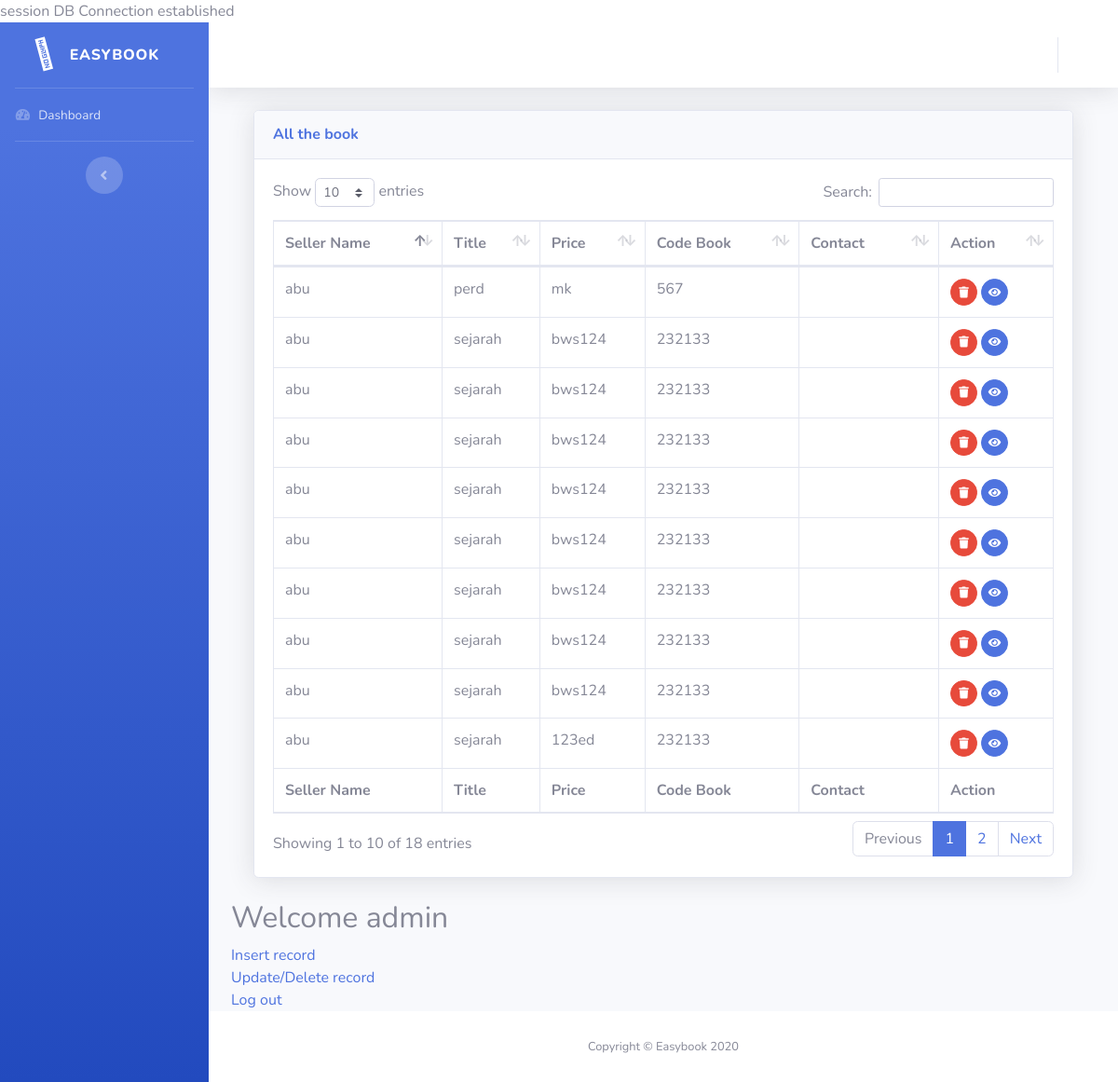
The app's page /admin/admindashboard.php with its own data.
### tables this page shows
CREATE TABLE IF NOT EXISTS `orderbook` (
  `idbook` int(11) NOT NULL AUTO_INCREMENT,
  `status` varchar(50) NOT NULL DEFAULT '0',
  `ownerid` int(11) NOT NULL DEFAULT '0',
  `price` varchar(50) DEFAULT NULL,
  `bookname` varchar(50) DEFAULT NULL,
  `bookcodesubject` varchar(50) DEFAULT NULL,
  `bookcover` varchar(225) DEFAULT NULL,
  PRIMARY KEY (`idbook`)
);

CREATE TABLE IF NOT EXISTS `user` (
  `id` int(11) NOT NULL AUTO_INCREMENT,
  `email` varchar(50) DEFAULT NULL,
  `username` varchar(100) DEFAULT NULL,
  `password` varchar(255) DEFAULT NULL,
  `accesslevel` varchar(50) DEFAULT NULL,
  `imagefile` varchar(50) DEFAULT NULL,
  `contact` varchar(50) DEFAULT NULL,
  PRIMARY KEY (`id`)
);

### admin/admindashboard.php (the view, shortened to what this page needs)
<?php
require '../dbconnect.php';
$sql="SELECT o.*, u.* FROM orderbook as o
	join user as u
	on o.ownerid=u.id";
	$rs=mysqli_query($conn,$sql);
include ("header.template.php");
?>
 <body>
        <div class="container-fluid">
          <div class="card shadow mb-4">
            <div class="card-header py-3">
              <h6 class="m-0 font-weight-bold text-primary">All the book</h6>
            </div>
            <div class="card-body">
              <div class="table-responsive">
                <table class="table table-bordered" id="dataTable" width="100%" cellspacing="0">
                  <thead>
                    <tr>
                      <th>Seller Name</th>
                      <th>Title</th>
                      <th>Price</th>
                      <th>Code Book</th>
                      <th>Contact</th>
                      <th>Action</th>
                    </tr>
                  </thead>
                  <tfoot>
                    <tr>
                      <th>Seller Name</th>
                      <th>Title</th>
                      <th>Price</th>
                      <th>Code Book</th>
                      <th>Contact</th>
                      <th>Action</th>
                    </tr>
                 </tfoot>
                  <tbody>
                 <?php
					while ($rec=mysqli_fetch_array($rs)) {
					?>
                    <tr>
					 <td><?=$rec['username']?></td>
					 <td><?=$rec['bookname']?></td>
					 <td><?=$rec['bookcodesubject']?></td>
					 <td><?=$rec['price']?></td>
					 <td> <?=$rec['contact']?></td>
					  <td>
					  	<a href="#" class="btn btn-danger btn-circle btn-sm" data-toggle="modal"
                      data-target="#message<?=$rec['idbook']?>"> <i class="fas fa-trash"></i></a>
              <a class="btn btn-primary btn-circle btn-sm" href="viewbook.php?bookid=<?=$rec['idbook']?>"><i class="fas fa-eye"></i></a>
            </td>
          </tr>
                  <?php
              		}
              		?>
                  </tbody>
                </table>
              </div>
            </div>
          </div>
        </div>
 </body>
<h2>Welcome admin <?php echo $_SESSION['username'] ?></h2>
<a href="insertactivity.php">Insert record</a><br>
<a href="updateactivity.php">Update/Delete record</a><br>
<a href="logout.php">Log out</a><br>
<?php
include ("footer.template.php");
?>

### records on screen
orderbook: user.username "abu", bookname "perd", bookcodesubject "mk", price "567"
orderbook: user.username "abu", bookname "sejarah", bookcodesubject "bws124", price "232133"
orderbook: user.username "abu", bookname "sejarah", bookcodesubject "bws124", price "232133"
orderbook: user.username "abu", bookname "sejarah", bookcodesubject "bws124", price "232133"
orderbook: user.username "abu", bookname "sejarah", bookcodesubject "bws124", price "232133"
orderbook: user.username "abu", bookname "sejarah", bookcodesubject "bws124", price "232133"
orderbook: user.username "abu", bookname "sejarah", bookcodesubject "bws124", price "232133"
orderbook: user.username "abu", bookname "sejarah", bookcodesubject "bws124", price "232133"
orderbook: user.username "abu", bookname "sejarah", bookcodesubject "bws124", price "232133"
orderbook: user.username "abu", bookname "sejarah", bookcodesubject "123ed", price "232133"
